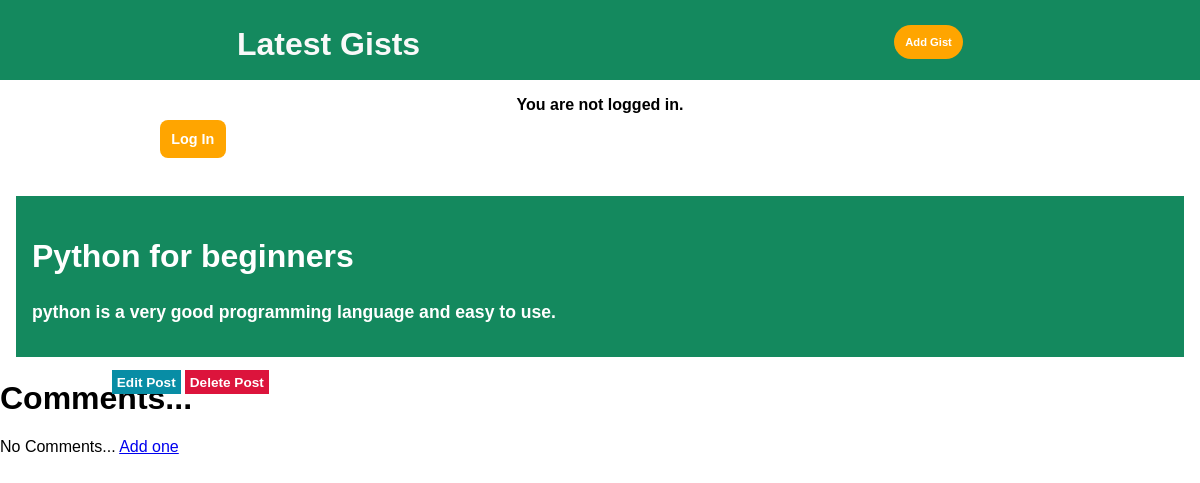
/post/3/, run on an earlier commit of the app's database.
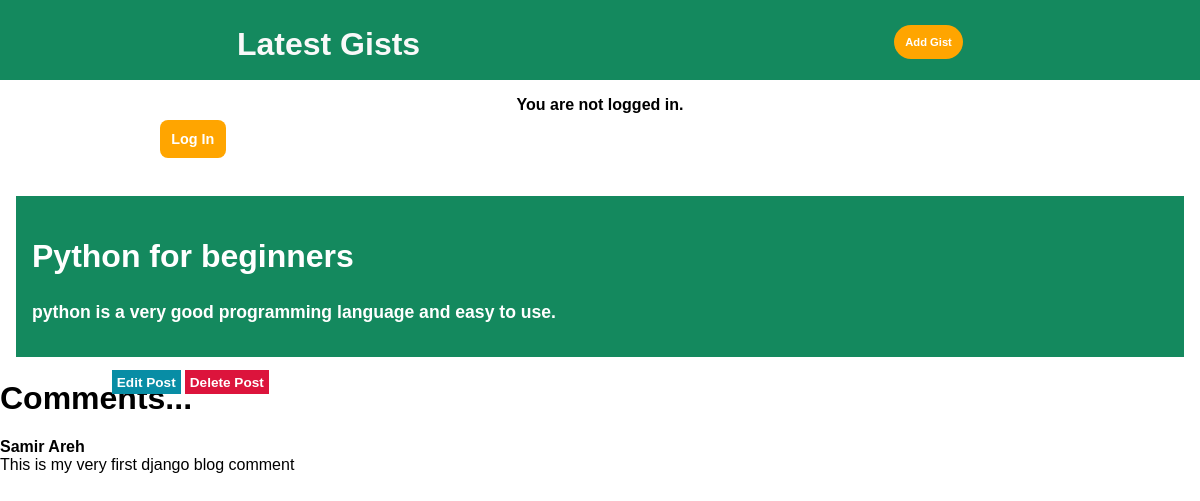
And on a later commit of the database.
### blog/models.py (models this page shows, shortened)
class Post(models.Model):
    title = models.CharField(max_length=200)
    author = models.ForeignKey('auth.User', on_delete=models.CASCADE)
    body = models.TextField()

class Comment(models.Model):
    post = models.ForeignKey(Post, related_name="comments", on_delete=models.CASCADE)
    name = models.CharField(max_length=200)
    body = models.TextField()
    date_added = models.DateTimeField(auto_now_add=True)

### blog/views.py (the view)
# urls.py: path('post/<int:pk>/', BlogDetailView.as_view(), name='post_details.html'),
class BlogDetailView(DetailView):
    model = Post
    template_name = 'post_details.html'

### blog/templates/post_details.html
{% extends 'base.html' %}
{% block content %}
    <div class="post-entry">
        <h2>{{ post.title }}</h2>
        <p>{{ post.body }}</p>
    </div>
    <div class="update-delete">
        <a href="{% url 'post_edit' post.pk %}" class="update">Edit Post</a>
        <a href="{% url 'post_delete' post.pk %}" class="delete">Delete Post</a>
    </div>
    <div class="comment-section">
        <h1>Comments...</h1>
        {% if not post.comments.all %}
            No Comments...
            <a href="#">Add one</a>
        {% else %}
            {% for comment in post.comments.all %}
                <strong>
                    {{ comment.name }}
                </strong>
                <br/>
                {{ comment.body }}
            {% endfor %}
        {% endif %}
    </div>
{% endblock %}

### blog/templates/base.html (shortened to what this page needs)
{% load static %}
<!DOCTYPE html>
<html lang="en">
<head>
    <link rel="stylesheet" href="{% static 'css/base.css' %}">
</head>
<body>
    <header>
        <div class="nav-left">
            <h1 class="header-text"><a href="{% url 'home' %}">Latest Gists</a></h1>
        </div>
        <div class="nav-right">
            <a href="{% url 'post_new' %}">Add Gist</a>
        </div>
    </header>
    {% if user.is_authenticated %}
        <p>Hi {{ user.username }}!</p>
        <p><a href="{% url 'logout' %}">Log out</a></p>
    {% else %}
        <p class="login-status">You are not logged in.</p>
        <a href="{% url 'login' %}" class="login-notify">Log In</a>
    {% endif %}
    <div class="post-conatiner">
        {% block content %}
        {% endblock %}
    </div>
</body>
</html>

### blog/static/css/base.css (style rules this page uses)
body { padding: 0; margin: 0; font-family: Arial, Helvetica, sans-serif; }
header { width: 100%; display: flex; justify-content: space-around; background-color: #14895e; }
.nav-right a { text-decoration: none; color: #fff; position: relative; top: 2rem; background-color: #ffa500; padding: .7rem; font-size: .7rem; font-weight: 600; border-radius: 3rem; }
.header-text a { text-decoration: none; color: #f9f9f9; position: relative; top: .3rem; }
.login-status { font-size: 1rem; font-weight: 600; text-align: center; }
.login-notify { text-decoration: none; color: #fff; font-size: .9rem; position: relative; left: 10rem; background-color: #ffa500; font-weight: 600; padding: .7rem; border-radius: .5rem; }
.post-entry { background-color: #14895e; padding: 1rem; margin: 1rem; position: relative; top: 2rem; }
.update-delete a { text-decoration: none; position: relative; top: 2rem; left: 7rem; color: #fff; }
.update { background-color: #088da5; width: fit-content; padding: .3rem; font-size: .85rem; font-weight: 600; }
.delete { background-color: crimson; width: fit-content; padding: .3rem; font-size: .85rem; font-weight: 600; }
.post-entry h2 { color: #fff; font-weight: 600; font-size: 2rem; }
.post-entry p { color: #fff; font-weight: 600; font-size: 1.1rem; }

What changed in the data, as far as the page shows it:
added Comment: name "Samir Areh", body "This is my very first django blog comment"
Also different on the page:
text no longer shown: "No Comments... Add one"
